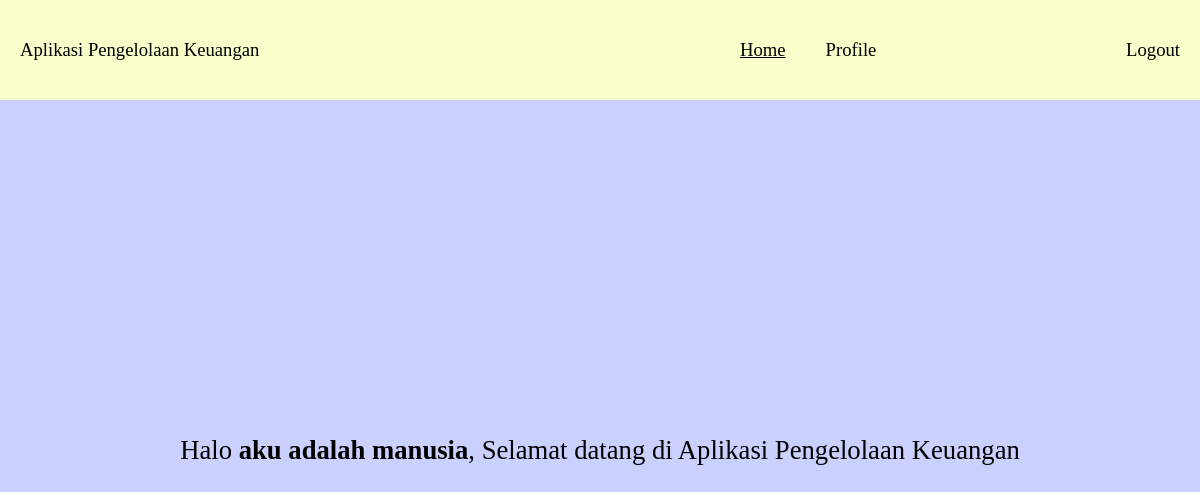
The app's page /home.php (signed in) with its own data.
### tables this page shows
CREATE TABLE `users` (
  `namaDepan` varchar(50) NOT NULL,
  `namaTengah` varchar(50) NOT NULL,
  `namaBelakang` varchar(50) NOT NULL,
  `tempatLahir` varchar(50) NOT NULL,
  `tanggalLahir` date NOT NULL,
  `nik` char(16) NOT NULL,
  `wargaNegara` varchar(50) NOT NULL,
  `email` varchar(50) NOT NULL,
  `noHp` varchar(20) NOT NULL,
  `alamat` varchar(100) NOT NULL,
  `kodePos` int(5) NOT NULL,
  `username` varchar(50) NOT NULL,
  `pass1` varchar(50) NOT NULL,
  `pass2` varchar(50) NOT NULL,
  `fotoProfil` varchar(50) NOT NULL
);

### home.php (the view, shortened to what this page needs)
<!DOCTYPE html>
<html lang="en">
<head>
    <link rel="stylesheet" href="style.css">
</head>
<body style="background-color: #cad1ff;">
    <div class="navbar">
        <div class="navbar-title">
            Aplikasi Pengelolaan Keuangan
        </div>
        <div class="navbar-menu">
            <div class="navbar-item">
                <u>
                    <a href="./home.php">Home</a>
                </u>
            </div>
            <div class="navbar-item">
                <a href="./profile.php">Profile</a>
            </div>
        </div>
        <div class="navbar-logout">
            <a href="./logout.php">Logout</a>
        </div>
    </div>
    <div class="main">
        Halo&nbsp;
        <strong>
            <?php
                include "config.php";
                $str_query = "SELECT namaDepan, namaTengah, namaBelakang FROM users where nik = '".$_SESSION["nik-login"]."'";
                $query = mysqli_query($connection, $str_query);
                $row = mysqli_fetch_array($query);
                echo $row["namaDepan"]." ".$row["namaTengah"]." ".$row["namaBelakang"];
            ?>
        </strong>
        , Selamat datang di Aplikasi Pengelolaan Keuangan
    </div>
</body>
</html>

### style.css (style rules this page uses)
* { margin: 0px; padding: 0px; box-sizing: border-box; }
.navbar { display: flex; align-items: center; height: 100px; background-color: #f9ffca; font-size: 14pt; }
.navbar-title { width: 60%; padding: 20px; }
.navbar-menu { display: flex; width: 30%; }
.navbar-item { margin: 20px; }
.navbar-item a { text-decoration: none; color: black; }
.navbar-logout { display: flex; width: 10%; justify-content: flex-end; padding: 20px; }
.navbar-logout a { text-decoration: none; color: black; }
.main { display: flex; align-items: center; justify-content: center; font-size: 20pt; margin: auto; height: 700px; }

### records on screen
users: namaDepan "aku", namaTengah "adalah", namaBelakang "manusia"
